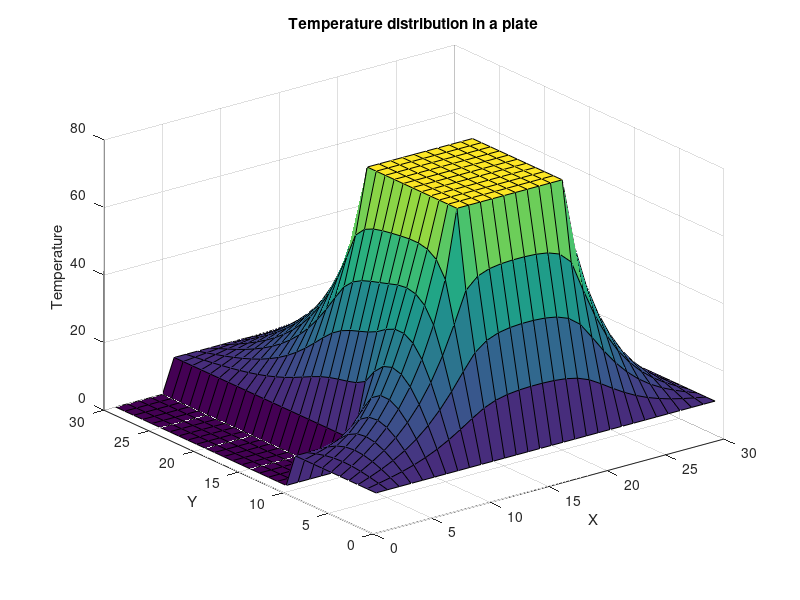

Write the MATLAB code that produced this figure. (Note: this script raises an error after producing the figure.)
clc
clear all
close all

a = 30;
b = 20;
c = 5;
d = 10;
thickness = 2; 

plate_init_temp = 10;
heater_init_temp = 80;

shape_array = zeros(a,a);
shape_array(1,:) = 20;
shape_array(1:d,1) = 21;
shape_array(1:d,a) = 22;
shape_array(d:a,c+1) = 21;
shape_array(d:a,a-c) = 22;
shape_array(d,1:c+1) = 23;
shape_array(d,a-c:a) = 23;
shape_array(a,c:a-c) = 23;

shape_array(d+1:a,1:c) = -1;
shape_array(d+1:a,a-c+1:a) = -1;

shape_array(d/2,(a-d)/2+1:(a+d)/2) = 1;
shape_array(3*d/2,(a-d)/2+1:(a+d)/2) = 1;
shape_array(d/2:3*d/2,(a-d)/2+1) = 1;
shape_array(d/2:3*d/2,(a+d)/2) = 1;

shape_array(round(d/2)+1:round(3*d/2)-1,(a-d)/2+2:(a+d)/2-1) = 1;

shape_array(d/2-1,(a-d)/2+1:(a+d)/2) = 3;
shape_array(3*d/2+1,(a-d)/2+1:(a+d)/2) = 4;
shape_array(d/2:3*d/2,(a-d)/2+1-1) = 5;
shape_array(d/2:3*d/2,(a+d)/2+1) = 6;

T = 1000;
%alumina
%K = 237;
%cw = 900;
%p = 2700;

%cooper
%K = 401;
%cw = 380;
%p = 8920;

%stainless steal
K = 58;
cw = 450;
p = 7860;

dx = 0.01;
dy = 0.01;
%dt = 0.27;
dt = 0.25*min(dx,dy)^2*(cw*p)/K;

factor = K/(cw*p);

temp = zeros(a,a,T);
temp(d/2:3*d/2,(a-d)/2+1:(a+d)/2,:) = heater_init_temp;

%Boundary condition type 1
for i=1:a
    for j=1:a
        if shape_array(i,j)==0 || shape_array(i,j)==3 || shape_array(i,j)==4 || shape_array(i,j)==5 || shape_array(i,j)==6
            temp(i,j,1)=plate_init_temp;
        elseif shape_array(i,j)==20 || shape_array(i,j)==21 || shape_array(i,j)==22 || shape_array(i,j)==23 || shape_array(i,j)==24
            temp(i,j,1)=plate_init_temp;
        end
    end
end

didChange = false; 
minimumChange = 0.001;
for t=2:T
    for i=1:a
        for j=1:a
            if shape_array(i,j)==20 || shape_array(i,j)==21 || shape_array(i,j)==22 || shape_array(i,j)==23 || shape_array(i,j)==24
                temp(i,j,t)=plate_init_temp;
            elseif shape_array(i,j)==0 || shape_array(i,j)==3 || shape_array(i,j)==4 || shape_array(i,j)==5 || shape_array(i,j)==6
                temp(i,j,t)=temp(i,j,t-1)+(factor*dt)/dx^2 * (temp(i+1,j,t-1) - 2*temp(i,j,t-1) + temp(i-1,j,t-1)) + (factor*dt)/dy^2 * (temp(i,j+1,t-1) - 2*temp(i,j,t-1) + temp(i,j-1,t-1));
            end
            if abs(temp(i,j,t)-temp(i,j,t-1)) > minimumChange
                didChange = true;
            end
        end
    end
    if ~didChange
        break;
    end
    didChange = false;
end

figure
surf(temp(:,:,t))
title("Temperature distribution in a plate");
xlabel("X");
ylabel("Y");
zlabel("Temperature");
disp("Simulation 1 time: ")
disp(t*dt)

%figure
%for i=1:t
%    surf(temp(:,:,i))
%    zlim([0 100]);
%    pause(0.01)
%end

%Boundary condition type 2

shape_array(1,1) = -2;
shape_array(1,a) = -2;
shape_array(d,1) = -2;
shape_array(d,a) = -2;
shape_array(a,c+1) = -2;
shape_array(a,a-c) = -2;


temp = zeros(a,a,T);
plate_init_temp = 20;

for i=1:a
    for j=1:a
        if shape_array(i,j)==0 || shape_array(i,j)==3 || shape_array(i,j)==4 || shape_array(i,j)==5 || shape_array(i,j)==6
            temp(i,j,1)=plate_init_temp;
        elseif shape_array(i,j)==20 || shape_array(i,j)==21 || shape_array(i,j)==22 || shape_array(i,j)==23 || shape_array(i,j)==24
            temp(i,j,1)=plate_init_temp;
        elseif shape_array(i,j)==-2
            temp(i,j,1)=plate_init_temp;
        end
    end
end

P = 100;
heatingTime = 10/dt; 
minimumChange = 0.001;
for t=2:T
    for i=1:a
        for j=1:a
            %inner part of plate
            if shape_array(i,j)==0
                temp(i,j,t) = calculateTemp(i,j,t,temp,factor,dt,dx,dy);
            %heater border
            elseif shape_array(i,j)==5 
                if t<heatingTime
                    temp(i,j,t) = calculateTempFromPower(i,j,t,temp,P,dt,cw,p,d,thickness);
                else
                    temp(i,j,t) = calculateTempWithoutRightNode(i,j,t,temp,factor,dt,dx,dy);
                end
            elseif shape_array(i,j)==6 
                if t<heatingTime
                    temp(i,j,t) = calculateTempFromPower(i,j,t,temp,P,dt,cw,p,d,thickness);
                else
                    temp(i,j,t) = calculateTempWithoutLeftNode(i,j,t,temp,factor,dt,dx,dy);
                end
            elseif shape_array(i,j)==3
                if t<heatingTime
                    temp(i,j,t) = calculateTempFromPower(i,j,t,temp,P,dt,cw,p,d,thickness);
                else
                    temp(i,j,t) = calculateTempWithoutLowerNode(i,j,t,temp,factor,dt,dx,dy);
                end
            elseif shape_array(i,j)==4
                if t<heatingTime
                    temp(i,j,t) = calculateTempFromPower(i,j,t,temp,P,dt,cw,p,d,thickness);
                else
                    temp(i,j,t) = calculateTempWithoutUpperNode(i,j,t,temp,factor,dt,dx,dy);
                end
            %plate border
            elseif shape_array(i,j)==22
                temp(i,j,t) = calculateTempWithoutRightNode(i,j,t,temp,factor,dt,dx,dy);
            elseif shape_array(i,j)==21
                temp(i,j,t) = calculateTempWithoutLeftNode(i,j,t,temp,factor,dt,dx,dy);
            elseif shape_array(i,j)==23
                temp(i,j,t) = calculateTempWithoutLowerNode(i,j,t,temp,factor,dt,dx,dy);
            elseif shape_array(i,j)==20
                temp(i,j,t) = calculateTempWithoutUpperNode(i,j,t,temp,factor,dt,dx,dy);
            %plate corners
            elseif shape_array(i,j)==-2
                temp(i,j,t) = copyTemp(i,j,t,temp,a);
            end
            if abs(temp(i,j,t)-temp(i,j,t-1)) > minimumChange
                didChange = true;
            end
        end
    end
    if ~didChange
        break;
    end
    didChange = false;
end

figure
surf(temp(:,:,t))
title("Temperature distribution in a plate");
xlabel("X");
ylabel("Y");
disp("Simulation 2 time: ")
disp(t*dt)
disp("delta temp")
disp(calculateMeanTemp(temp,t,a)-20)

%figure
%for i=1:t
%    surf(temp(:,:,i))
%    zlim([0 40])
%    pause(0.01)
%end

function value = calculateTemp(i,j,t,temp,factor,dt,dx,dy)
    value = temp(i,j,t-1)+(factor*dt)/dx^2 * (temp(i+1,j,t-1) - 2*temp(i,j,t-1) + temp(i-1,j,t-1)) + (factor*dt)/dy^2 * (temp(i,j+1,t-1) - 2*temp(i,j,t-1) + temp(i,j-1,t-1));
end

function value = calculateTempWithoutRightNode(i,j,t,temp,factor,dt,dx,dy)
    value = temp(i,j,t-1)+(factor*dt)/dx^2 * (temp(i+1,j,t-1) - 2*temp(i,j,t-1) + temp(i-1,j,t-1)) + (factor*dt)/dy^2 * ( - temp(i,j,t-1) + temp(i,j-1,t-1));
end

function value = calculateTempWithoutLeftNode(i,j,t,temp,factor,dt,dx,dy)
    value = temp(i,j,t-1)+(factor*dt)/dx^2 * (temp(i+1,j,t-1) - 2*temp(i,j,t-1) + temp(i-1,j,t-1)) + (factor*dt)/dy^2 * (temp(i,j+1,t-1) - temp(i,j,t-1));
end

function value = calculateTempWithoutLowerNode(i,j,t,temp,factor,dt,dx,dy)
    value = temp(i,j,t-1)+(factor*dt)/dx^2 * ( - temp(i,j,t-1) + temp(i-1,j,t-1)) + (factor*dt)/dy^2 * (temp(i,j+1,t-1) - 2*temp(i,j,t-1) + temp(i,j-1,t-1));
end

function value = calculateTempWithoutUpperNode(i,j,t,temp,factor,dt,dx,dy)
    value = temp(i,j,t-1)+(factor*dt)/dx^2 * (temp(i+1,j,t-1) - temp(i,j,t-1)) + (factor*dt)/dy^2 * (temp(i,j+1,t-1) - 2*temp(i,j,t-1) + temp(i,j-1,t-1));
end

function value = calculateTempFromPower(i,j,t,temp,P,dt,cw,p,d,thickness)
    value = temp(i,j,t-1) + (P * dt) / (cw * (d/100)^2 * (thickness/1000) * p);
end

function value = copyTemp(i,j,t,temp,a)
    if i-1>0 && temp(i-1,j,t-1)~=0
        value = temp(i-1,j,t-1);
    elseif i+1<a+1 && temp(i+1,j,t-1)~=0
        value = temp(i+1,j,t-1);
    elseif j-1>0 && temp(i,j-1,t-1)~=0
        value = temp(i,j-1,t-1);
    elseif j+1<a+1 && temp(i,j+1,t-1)~=0
        value = temp(i,j+1,t-1);
    end
end

function value = calculateMeanTemp(temp,t,a) 
    numberOfNodes = 0;
    sumTemp = 0;
    for i=1:a
       for j=1:a
           if temp(i,j,t)>0
              numberOfNodes = numberOfNodes + 1;
               sumTemp = sumTemp + temp(i,j,t);
           end    
       end
    end
    value = sumTemp/numberOfNodes;
end